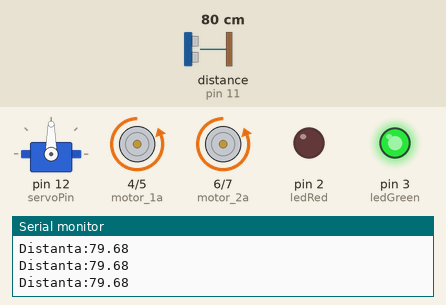
Bench run of a sketch on a simulated Arduino Uno, built with avr-gcc and run on an emulated ATmega328P. On the bench: servo, motor-driver pin pairs drawn as motors (green arrow = first pin HIGH = forward, orange = second pin HIGH = backward, longer = more drive), output pins drawn as LEDs (lit = HIGH), the last lines printed to the serial monitor. Wiring (inferred from the names in the program): ultrasonic range finder: trigger pin 9; echo pin 11. The inputs (shaded band) are chosen by the test bench; at power-on: distance to the obstacle (sensor on pin 11) 80 cm. The echo pulse lasts 58.3 µs per cm; pins used as bus, display or sensor lines are not drawn.

Above: at 1.2 s.
1.3 s: distance to the obstacle (sensor on pin 11) set to 2 cm
At 1.47 s:
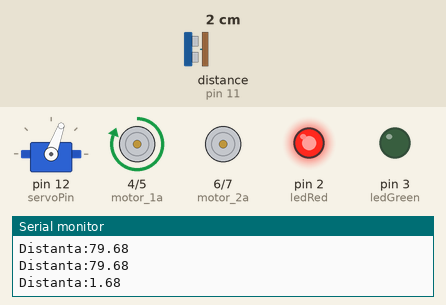
4.3 s: distance to the obstacle (sensor on pin 11) set to 24 cm
7.3 s: distance to the obstacle (sensor on pin 11) set to 28 cm
At 8.1 s:
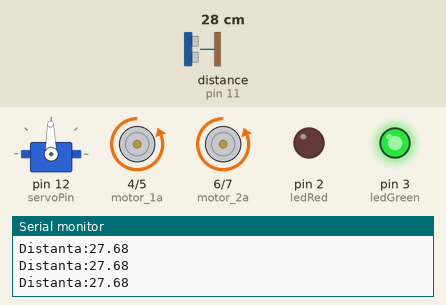
10.3 s: distance to the obstacle (sensor on pin 11) set to 4 cm
At 10.75 s:
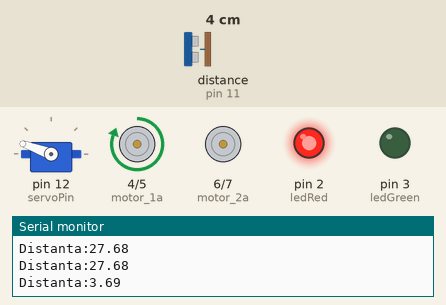
16.3 s: distance to the obstacle (sensor on pin 11) set to 35 cm
At 17.3 s:
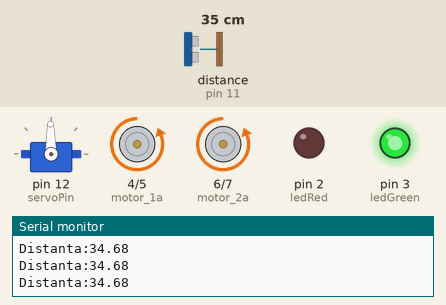
18.0 s: distance to the obstacle (sensor on pin 11) set to 9 cm
At 18.73 s:
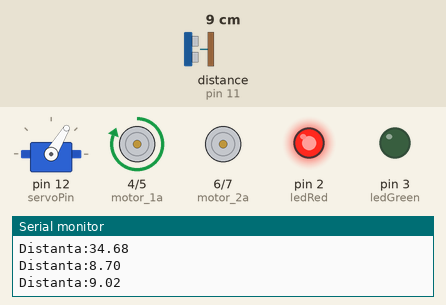
Timing chart, 0 to 22.0 s (numbered marks = the images above; inputs shaded):
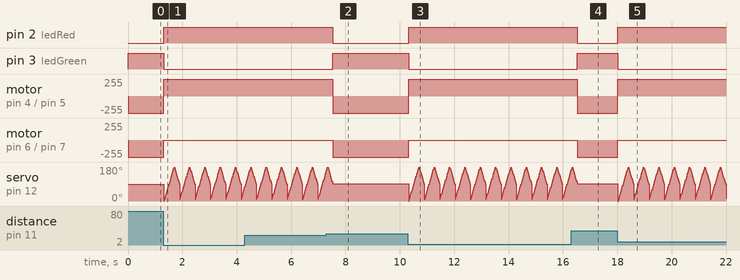

Measured:
- the behaviour switches between 25 and 26 cm on distance to the obstacle (sensor on pin 11) (found by bisection; images 1 and 2)
- after the input at 1.3 s, pin 2 (ledRed): LOW → HIGH at once; pin 3 (ledGreen): HIGH → LOW at once
- after the input at 7.3 s, pin 2 (ledRed): HIGH → LOW after 0.23 s; pin 3 (ledGreen): LOW → HIGH after 0.23 s; motor on pin 4 (motor_1a) / pin 5 (motor_1b): forward 255/255 → backward 255/255 after 0.23 s; motor on pin 6 (motor_2a) / pin 7 (motor_2b): stopped → backward 255/255 after 0.23 s; servo on pin 12 (servoPin): goes on until 7.5 s, then stays 91°
- after the input at 10.3 s, pin 2 (ledRed): LOW → HIGH at once; pin 3 (ledGreen): HIGH → LOW at once
- after the input at 16.3 s, pin 2 (ledRed): HIGH → LOW after 0.23 s; pin 3 (ledGreen): LOW → HIGH after 0.23 s
- after the input at 18.0 s, pin 2 (ledRed): LOW → HIGH at once; pin 3 (ledGreen): HIGH → LOW at once

The sketch:

Obstacle_avoid.ino
```cpp
#include <Servo.h>
int servoPin = 12;
int unghi = 0;
Servo motor_servo;

int motor_1a = 4;
int motor_1b = 5;
int motor_2a = 6;
int motor_2b = 7;
int TrigPin = 9;
int EchoPin = 11;
float pingTime;
int ledRed = 2;
int ledGreen = 3;

void setup() {
  Serial.begin(9600);
  pinMode(TrigPin, OUTPUT);
  pinMode(EchoPin, INPUT);
  pinMode(motor_1a, OUTPUT);
  pinMode(motor_1b, OUTPUT);
  pinMode(motor_2a, OUTPUT);
  pinMode(motor_2b, OUTPUT);
  pinMode(ledRed, OUTPUT);
  pinMode(ledGreen, OUTPUT);
  motor_servo.attach(servoPin);

}

void loop() {

  digitalWrite(TrigPin, LOW);
  delay(2);//milisecunde 1/1000
  digitalWrite(TrigPin, HIGH);
  delayMicroseconds(10);//microsecunde 1/1000000
  digitalWrite(TrigPin, LOW);

  pingTime = pulseIn(EchoPin, HIGH); //returneaza microsecunde
  float secunde = pingTime / 1000000;
  float distanta = secunde * 343; // viteza este 343m pe secunda
  float centimetri = distanta * 100;
  centimetri = centimetri / 2;

  Serial.print("Distanta:");
  Serial.println(centimetri);

  if (centimetri >= 25)
  { digitalWrite(motor_1b, HIGH);
    digitalWrite(motor_1a, LOW);
    digitalWrite(motor_2b, HIGH);
    digitalWrite(motor_2a, LOW);
    digitalWrite(ledGreen, HIGH);
    digitalWrite(ledRed, LOW);
  } else {
    digitalWrite(motor_1a, HIGH);
    digitalWrite(motor_1b, LOW);
    digitalWrite(motor_2a, LOW);
    digitalWrite(motor_2b, LOW);
    digitalWrite(ledRed, HIGH);
    digitalWrite(ledGreen, LOW);

    for (unghi = 0; unghi < 180; unghi++) {
      motor_servo.write(unghi);
      delay(2);
    }
    for (unghi = 180; unghi > 90; unghi--) {
      motor_servo.write(unghi);
      delay(2);
    }

  }

}
```
